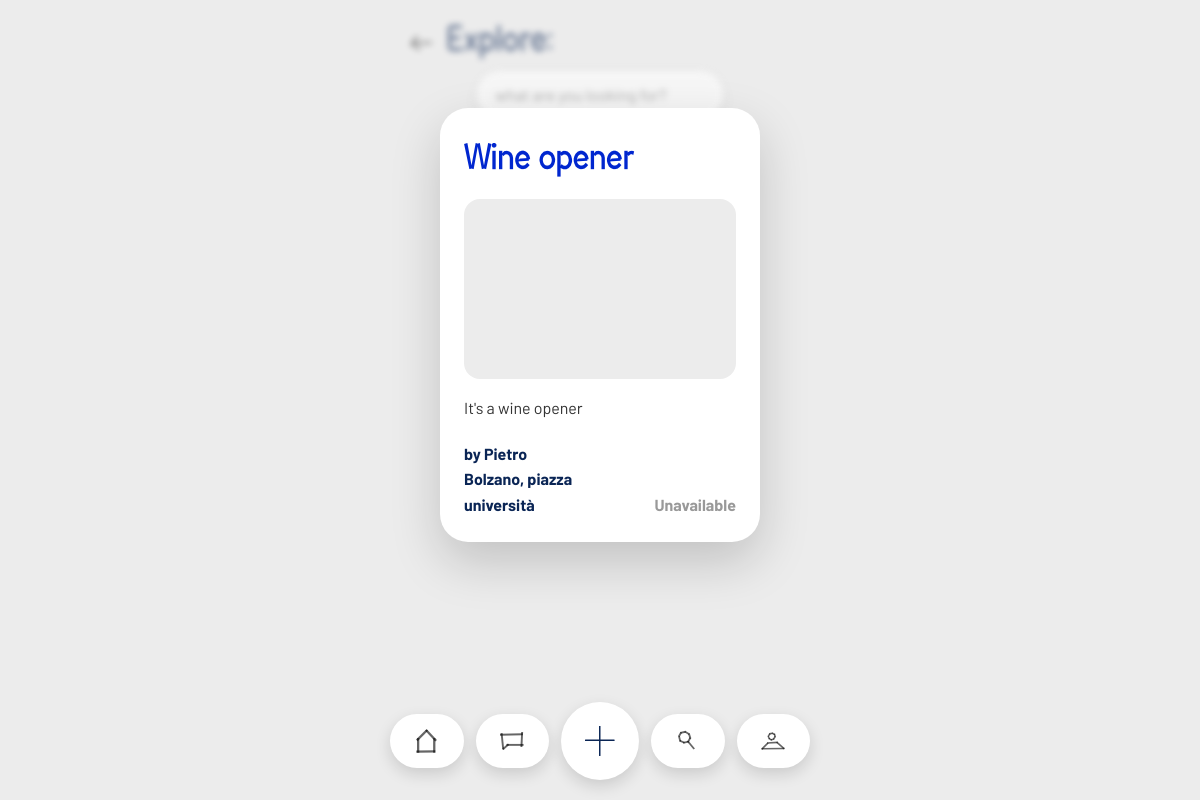
The page /item/1 (signed in) on the database as committed earlier.
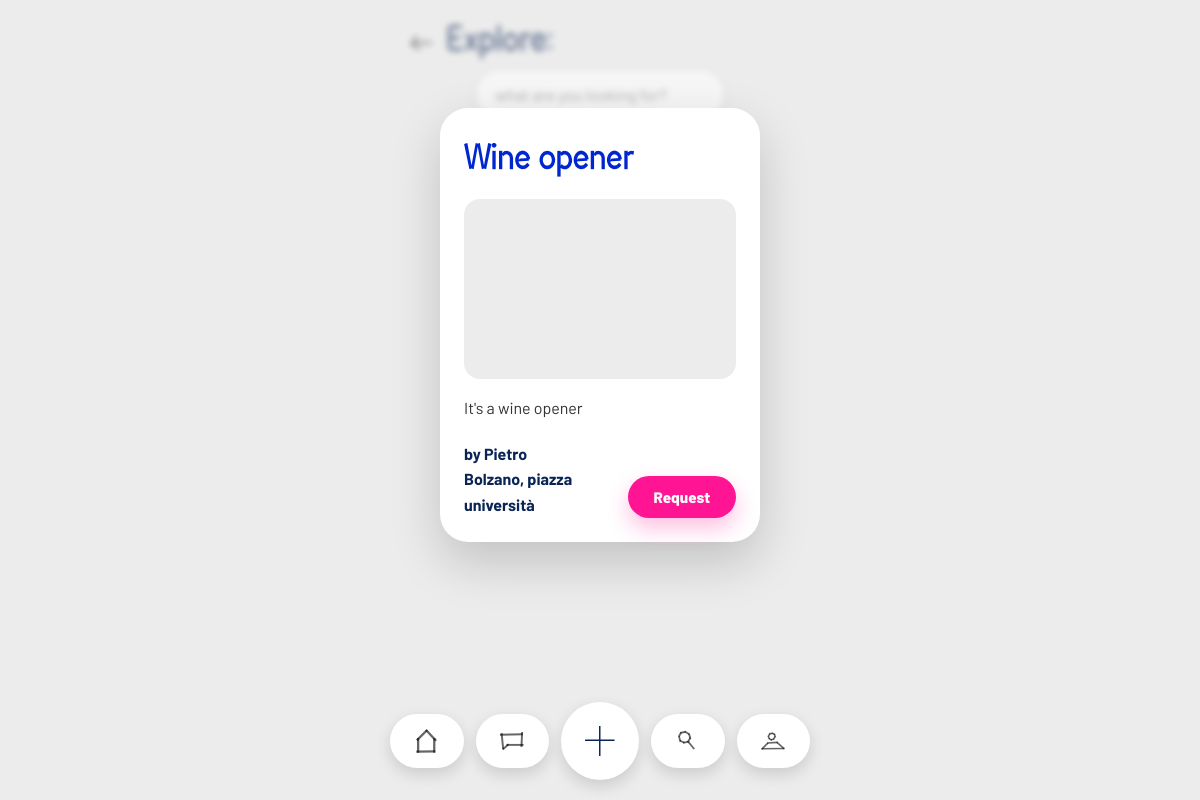
The same page on the database as committed later.
### app.py (the view)
@app.route('/item/<int:item_id>')
def item_detail(item_id):
    if 'user_id' not in session:
        return redirect(url_for('login'))
    conn = get_db_connection()
    cursor = conn.cursor()
    cursor.execute('''
        SELECT i.*, u.username as owner, u.location as owner_location
        FROM items i
        JOIN users u ON i.owner_id = u.id
        WHERE i.id = ?
    ''', (item_id,))
    item = cursor.fetchone()
    conn.close()
    if not item:
        return "Item not found", 404
    return render_template('item_detail.html', item=item)

### app.py (called while the page is built)
@app.url_defaults
def add_static_file_version(endpoint, values):
    if endpoint != 'static' or 'filename' not in values:
        return
    filepath = os.path.join(app.static_folder, values['filename'])
    if os.path.exists(filepath):
        values['v'] = int(os.path.getmtime(filepath))

def get_db_connection():
    conn = sqlite3.connect(DATABASE)
    conn.row_factory = sqlite3.Row
    conn.create_function('distance_km', 4, haversine_km)
    return conn

@app.context_processor
def inject_current_user_photo():
    if 'user_id' not in session:
        return {'current_user_photo': None}
    conn = get_db_connection()
    cursor = conn.cursor()
    cursor.execute('SELECT photo FROM users WHERE id = ?', (session['user_id'],))
    row = cursor.fetchone()
    conn.close()
    return {'current_user_photo': row['photo'] if row else None}

### templates/item_detail.html (shortened to what this page needs)
<!DOCTYPE html>
<html lang="en">
<head>
    <link rel="stylesheet" href="{{ url_for('static', filename='style.css') }}">
</head>
<body class="dashboard-page">
    <div class="container dashboard-mobile">
        <header class="dashboard-header item-detail-backdrop" aria-hidden="true">
            <h1 class="welcome">
                <a href="javascript:history.back()" class="item-detail-back" aria-label="Back"><span class="icon icon-back" aria-hidden="true"></span></a>
                Explore:
            </h1>
            <div class="search-form-mobile">
                <div class="search-bar-wrapper">
                    <span class="search-bar-fake">what are you looking for?</span>
                </div>
            </div>
        </header>
        <main>
            <div class="item-detail-modal">
                <h2 class="item-detail-name">{{ item.name }}</h2>
                <div class="item-detail-photo">
                </div>
                <p class="item-detail-description">{{ item.description or 'No description provided.' }}</p>
                <div class="item-detail-footer-row">
                    <p class="item-detail-owner">by {{ item.owner }}<br>{{ item.owner_location }}</p>
                    {% if item.owner_id == session['user_id'] %}
                    <span class="item-detail-unavailable">This is your item</span>
                    {% elif item.status == 'available' %}
                    <form method="POST" action="{{ url_for('borrow_item', item_id=item.id) }}">
                        <button type="submit" class="item-detail-request-btn">Request</button>
                    </form>
                    {% else %}
                    <span class="item-detail-unavailable">Unavailable</span>
                    {% endif %}
                </div>
            </div>
        </main>
        {% include 'footer_nav.html' %}
    </div>
</body>
</html>

Rows that differ between the two databases and show on the page:
changed items "Wine opener": status "suspended" → "available" (drawn)
Other text that changed with them:
text no longer shown: "Unavailable"
text now shown: "Request"
